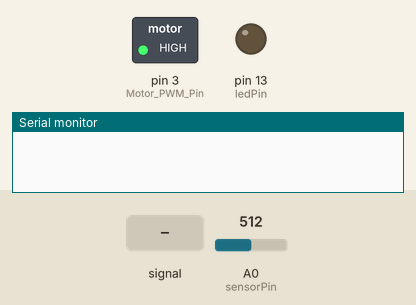
Bench run of a sketch on a simulated Arduino Uno, built with avr-gcc and run on an emulated ATmega328P. Parts: switched loads named in the sketch (green lamp = pin HIGH), output pins drawn as LEDs (lit = HIGH), the last lines printed to the serial monitor. The test bench sets the inputs (shaded band); at power-on: A0 (sensorPin) = 512.

Above: at 1.2 s.
1.3 s: A0 (sensorPin) set to 524
At 1.9 s:
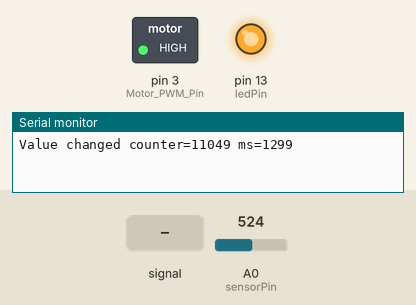
2.8 s: A0 (sensorPin) set to 511
At 4.0 s:
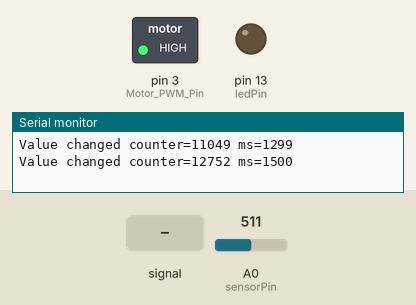
4.3 s: A0 (sensorPin) set to 716
At 5.4 s:
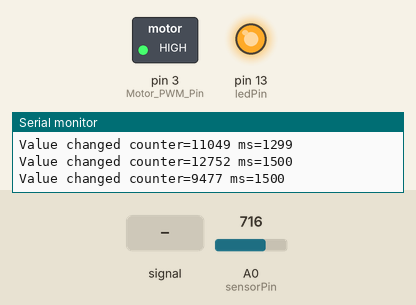
5.8 s: A0 (sensorPin) fed a 50 Hz sine of ±306 counts around its level
At 6.3 s:
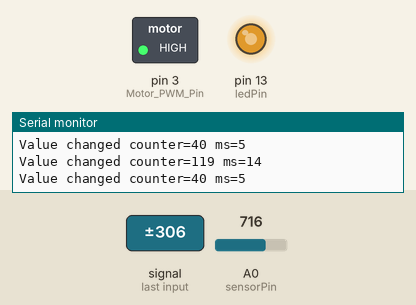
7.3 s: A0 (sensorPin) fed a 200 Hz sine of ±255 counts around its level
Timing chart, 0 to 11.3 s (numbered marks = the images above; inputs shaded):
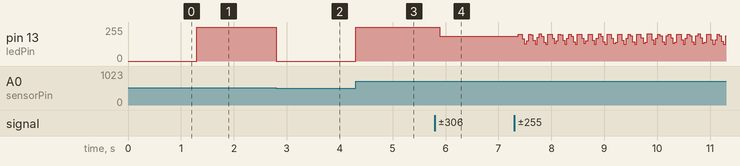

The sketch:

timer.ino
```cpp
/* calculate the time between changes in the LED sensor value */

int sensorPin = A0;    // select the input pin for the potentiometer
int sensorValue = 0;  // variable to store the value coming from the sensor
int ledPin = 13;      // select the pin for the LED
int Motor_PWM_Pin = 3;      // select the pin for the LED
int Motor_Power_Level = 255;      // select the pin for the LED

int current_value = 0; // current value of sensor 1=HIGH or 0=LOW
int last_value = 0; // last value of sensor 1=HIGH or 0=LOW
int counter; // number of loops since change
unsigned long ms_at_last_change = 0; // number of MS at last change
unsigned long ms_since_change = 0;  // ms since last change

void setup() {
  // declare the ledPin as an OUTPUT:
  pinMode(ledPin, OUTPUT);
  pinMode(Motor_PWM_Pin, OUTPUT);
  analogWrite(Motor_PWM_Pin, Motor_Power_Level);
  Serial.begin(115200);
}

void loop() {
  unsigned long current_ms = millis();
  // read the value from the sensor:
  sensorValue = analogRead(sensorPin);

  if (sensorValue > 512) {
    current_value = 1;
    digitalWrite(ledPin, HIGH);
  }
  else {
    current_value = 0;
    digitalWrite(ledPin, LOW);
  }

  // check to see if we have a new value
  if (current_value == last_value) {
    counter++;
  }
  else {
    Serial.print("Value changed counter=");
    Serial.print(counter);

    ms_since_change = current_ms - ms_at_last_change;
    ms_at_last_change = current_ms;

    Serial.print(" ms=");
    Serial.println(ms_since_change);
    counter = 0;
    last_value = current_value;
  }
}
```

Measured:
- the behaviour switches between 512 and 513 on A0 (sensorPin) (found by bisection; images 0 and 1)
- after the input at 1.3 s, pin 13 (ledPin): 0/255 → 255/255 at once
- after the input at 2.8 s, pin 13 (ledPin): 255/255 → 0/255 at once
- after the input at 4.3 s, pin 13 (ledPin): 0/255 → 255/255 at once
- after the input at 5.8 s, pin 13 (ledPin): 255/255 → 186/255 after 0.09 s
